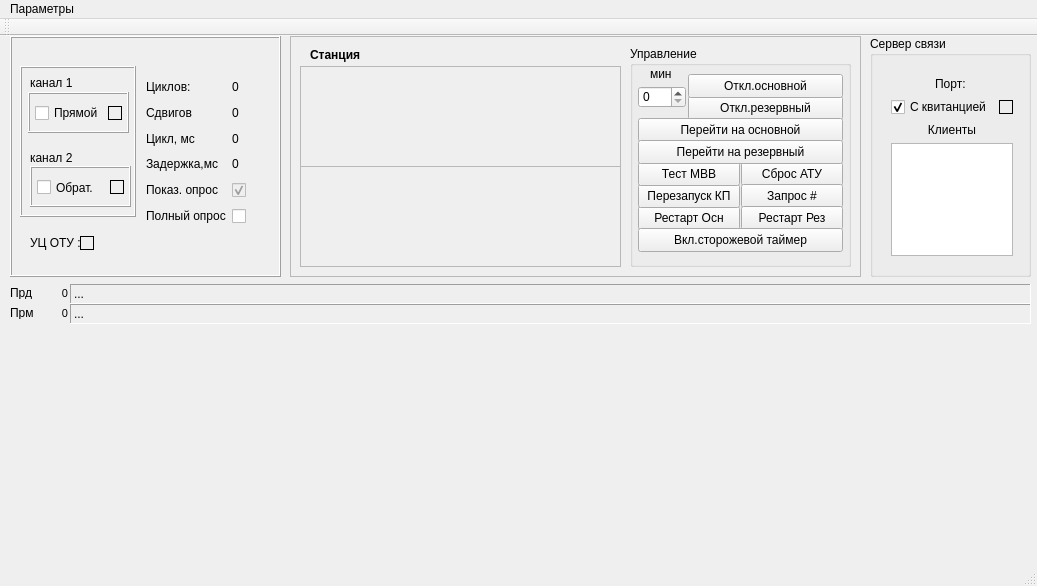
<?xml version="1.0" encoding="UTF-8"?>
<ui version="4.0">
 <class>MainWindow</class>
 <widget class="QMainWindow" name="MainWindow">
  <property name="geometry">
   <rect>
    <x>0</x>
    <y>0</y>
    <width>1037</width>
    <height>586</height>
   </rect>
  </property>
  <property name="sizePolicy">
   <sizepolicy hsizetype="Preferred" vsizetype="Preferred">
    <horstretch>0</horstretch>
    <verstretch>0</verstretch>
   </sizepolicy>
  </property>
  <property name="minimumSize">
   <size>
    <width>1037</width>
    <height>586</height>
   </size>
  </property>
  <property name="maximumSize">
   <size>
    <width>1037</width>
    <height>586</height>
   </size>
  </property>
  <property name="windowTitle">
   <string>ДЦ &quot;ЮГ&quot; на базе КП КРУГ. Станция связи</string>
  </property>
  <widget class="QWidget" name="centralWidget">
   <widget class="QFrame" name="frame">
    <property name="geometry">
     <rect>
      <x>10</x>
      <y>0</y>
      <width>271</width>
      <height>241</height>
     </rect>
    </property>
    <property name="frameShape">
     <enum>QFrame::Box</enum>
    </property>
    <property name="frameShadow">
     <enum>QFrame::Raised</enum>
    </property>
    <widget class="QFrame" name="frame_7">
     <property name="geometry">
      <rect>
       <x>10</x>
       <y>30</y>
       <width>116</width>
       <height>151</height>
      </rect>
     </property>
     <property name="frameShape">
      <enum>QFrame::Box</enum>
     </property>
     <property name="frameShadow">
      <enum>QFrame::Raised</enum>
     </property>
     <widget class="QLabel" name="label_4">
      <property name="geometry">
       <rect>
        <x>10</x>
        <y>84</y>
        <width>101</width>
        <height>16</height>
       </rect>
      </property>
      <property name="text">
       <string>канал 2</string>
      </property>
     </widget>
     <widget class="QLabel" name="label_3">
      <property name="geometry">
       <rect>
        <x>10</x>
        <y>9</y>
        <width>101</width>
        <height>16</height>
       </rect>
      </property>
      <property name="text">
       <string>канал 1</string>
      </property>
     </widget>
     <widget class="QFrame" name="frame_6">
      <property name="geometry">
       <rect>
        <x>10</x>
        <y>100</y>
        <width>101</width>
        <height>41</height>
       </rect>
      </property>
      <property name="frameShape">
       <enum>QFrame::Box</enum>
      </property>
      <property name="frameShadow">
       <enum>QFrame::Raised</enum>
      </property>
      <widget class="QLed" name="label_mainCOM4">
       <property name="geometry">
        <rect>
         <x>80</x>
         <y>14</y>
         <width>14</width>
         <height>14</height>
        </rect>
       </property>
       <property name="sizePolicy">
        <sizepolicy hsizetype="Fixed" vsizetype="Fixed">
         <horstretch>0</horstretch>
         <verstretch>0</verstretch>
        </sizepolicy>
       </property>
       <property name="frameShape">
        <enum>QFrame::Panel</enum>
       </property>
       <property name="text">
        <string/>
       </property>
      </widget>
      <widget class="QCheckBox" name="checkBox_Rsrv">
       <property name="geometry">
        <rect>
         <x>7</x>
         <y>13</y>
         <width>70</width>
         <height>17</height>
        </rect>
       </property>
       <property name="text">
        <string>Обрат.</string>
       </property>
      </widget>
     </widget>
     <widget class="QFrame" name="frame_5">
      <property name="geometry">
       <rect>
        <x>8</x>
        <y>26</y>
        <width>101</width>
        <height>41</height>
       </rect>
      </property>
      <property name="sizePolicy">
       <sizepolicy hsizetype="Fixed" vsizetype="Fixed">
        <horstretch>0</horstretch>
        <verstretch>0</verstretch>
       </sizepolicy>
      </property>
      <property name="frameShape">
       <enum>QFrame::Box</enum>
      </property>
      <property name="frameShadow">
       <enum>QFrame::Raised</enum>
      </property>
      <widget class="QLed" name="label_mainCOM3">
       <property name="geometry">
        <rect>
         <x>80</x>
         <y>14</y>
         <width>14</width>
         <height>14</height>
        </rect>
       </property>
       <property name="sizePolicy">
        <sizepolicy hsizetype="Fixed" vsizetype="Fixed">
         <horstretch>0</horstretch>
         <verstretch>0</verstretch>
        </sizepolicy>
       </property>
       <property name="frameShape">
        <enum>QFrame::Panel</enum>
       </property>
       <property name="text">
        <string/>
       </property>
      </widget>
      <widget class="QCheckBox" name="checkBox_Main">
       <property name="geometry">
        <rect>
         <x>7</x>
         <y>13</y>
         <width>70</width>
         <height>16</height>
        </rect>
       </property>
       <property name="text">
        <string>Прямой</string>
       </property>
      </widget>
     </widget>
    </widget>
    <widget class="QLabel" name="label_12">
     <property name="geometry">
      <rect>
       <x>20</x>
       <y>197</y>
       <width>51</width>
       <height>20</height>
      </rect>
     </property>
     <property name="text">
      <string>УЦ ОТУ :</string>
     </property>
    </widget>
    <widget class="QLed" name="label_OTU">
     <property name="geometry">
      <rect>
       <x>70</x>
       <y>200</y>
       <width>14</width>
       <height>14</height>
      </rect>
     </property>
     <property name="sizePolicy">
      <sizepolicy hsizetype="Fixed" vsizetype="Fixed">
       <horstretch>0</horstretch>
       <verstretch>0</verstretch>
      </sizepolicy>
     </property>
     <property name="frameShape">
      <enum>QFrame::Panel</enum>
     </property>
     <property name="text">
      <string/>
     </property>
    </widget>
    <widget class="QWidget" name="layoutWidget">
     <property name="geometry">
      <rect>
       <x>130</x>
       <y>30</y>
       <width>131</width>
       <height>171</height>
      </rect>
     </property>
     <layout class="QGridLayout" name="gridLayout_2">
      <property name="leftMargin">
       <number>6</number>
      </property>
      <item row="0" column="0">
       <widget class="QLabel" name="label">
        <property name="font">
         <font>
          <pointsize>9</pointsize>
         </font>
        </property>
        <property name="text">
         <string>Циклов:</string>
        </property>
       </widget>
      </item>
      <item row="0" column="1">
       <widget class="QLabel" name="label_cycles">
        <property name="font">
         <font>
          <pointsize>9</pointsize>
         </font>
        </property>
        <property name="text">
         <string>0</string>
        </property>
       </widget>
      </item>
      <item row="1" column="0">
       <widget class="QLabel" name="label_5">
        <property name="font">
         <font>
          <pointsize>9</pointsize>
         </font>
        </property>
        <property name="text">
         <string>Сдвигов</string>
        </property>
       </widget>
      </item>
      <item row="1" column="1">
       <widget class="QLabel" name="label_Drift">
        <property name="font">
         <font>
          <pointsize>9</pointsize>
         </font>
        </property>
        <property name="text">
         <string>0</string>
        </property>
       </widget>
      </item>
      <item row="2" column="0">
       <widget class="QLabel" name="label_7">
        <property name="font">
         <font>
          <pointsize>9</pointsize>
         </font>
        </property>
        <property name="text">
         <string>Цикл, мс</string>
        </property>
       </widget>
      </item>
      <item row="2" column="1">
       <widget class="QLabel" name="label_time">
        <property name="font">
         <font>
          <pointsize>9</pointsize>
         </font>
        </property>
        <property name="text">
         <string>0</string>
        </property>
       </widget>
      </item>
      <item row="3" column="0">
       <widget class="QLabel" name="label_9">
        <property name="font">
         <font>
          <pointsize>9</pointsize>
         </font>
        </property>
        <property name="text">
         <string>Задержка,мс</string>
        </property>
       </widget>
      </item>
      <item row="3" column="1">
       <widget class="QLabel" name="label_10">
        <property name="font">
         <font>
          <pointsize>9</pointsize>
         </font>
        </property>
        <property name="text">
         <string>0</string>
        </property>
       </widget>
      </item>
      <item row="4" column="0">
       <widget class="QLabel" name="label_11">
        <property name="font">
         <font>
          <pointsize>9</pointsize>
         </font>
        </property>
        <property name="text">
         <string>Показ. опрос</string>
        </property>
       </widget>
      </item>
      <item row="4" column="1">
       <widget class="QCheckBox" name="checkBox_3">
        <property name="enabled">
         <bool>false</bool>
        </property>
        <property name="sizePolicy">
         <sizepolicy hsizetype="Preferred" vsizetype="Preferred">
          <horstretch>0</horstretch>
          <verstretch>0</verstretch>
         </sizepolicy>
        </property>
        <property name="text">
         <string/>
        </property>
        <property name="checkable">
         <bool>true</bool>
        </property>
        <property name="checked">
         <bool>true</bool>
        </property>
       </widget>
      </item>
      <item row="5" column="0">
       <widget class="QLabel" name="label_13">
        <property name="font">
         <font>
          <pointsize>9</pointsize>
         </font>
        </property>
        <property name="text">
         <string>Полный опрос</string>
        </property>
       </widget>
      </item>
      <item row="5" column="1">
       <widget class="QCheckBox" name="checkBox_Full">
        <property name="enabled">
         <bool>true</bool>
        </property>
        <property name="sizePolicy">
         <sizepolicy hsizetype="Preferred" vsizetype="Preferred">
          <horstretch>0</horstretch>
          <verstretch>0</verstretch>
         </sizepolicy>
        </property>
        <property name="text">
         <string/>
        </property>
        <property name="checked">
         <bool>false</bool>
        </property>
       </widget>
      </item>
     </layout>
    </widget>
   </widget>
   <widget class="QLabel" name="label_Snd">
    <property name="geometry">
     <rect>
      <x>70</x>
      <y>248</y>
      <width>961</width>
      <height>20</height>
     </rect>
    </property>
    <property name="font">
     <font>
      <pointsize>9</pointsize>
     </font>
    </property>
    <property name="frameShape">
     <enum>QFrame::Panel</enum>
    </property>
    <property name="frameShadow">
     <enum>QFrame::Sunken</enum>
    </property>
    <property name="lineWidth">
     <number>1</number>
    </property>
    <property name="text">
     <string>...</string>
    </property>
   </widget>
   <widget class="QLabel" name="label_RCV">
    <property name="geometry">
     <rect>
      <x>70</x>
      <y>268</y>
      <width>961</width>
      <height>20</height>
     </rect>
    </property>
    <property name="font">
     <font>
      <pointsize>9</pointsize>
     </font>
    </property>
    <property name="frameShape">
     <enum>QFrame::Panel</enum>
    </property>
    <property name="frameShadow">
     <enum>QFrame::Sunken</enum>
    </property>
    <property name="lineWidth">
     <number>1</number>
    </property>
    <property name="text">
     <string>...</string>
    </property>
   </widget>
   <widget class="QLabel" name="label_48">
    <property name="geometry">
     <rect>
      <x>10</x>
      <y>250</y>
      <width>26</width>
      <height>13</height>
     </rect>
    </property>
    <property name="font">
     <font>
      <pointsize>9</pointsize>
     </font>
    </property>
    <property name="text">
     <string>Прд</string>
    </property>
   </widget>
   <widget class="QLabel" name="label_49">
    <property name="geometry">
     <rect>
      <x>10</x>
      <y>270</y>
      <width>26</width>
      <height>13</height>
     </rect>
    </property>
    <property name="font">
     <font>
      <pointsize>9</pointsize>
     </font>
    </property>
    <property name="text">
     <string>Прм</string>
    </property>
   </widget>
   <widget class="QLabel" name="label_cntsnd">
    <property name="geometry">
     <rect>
      <x>44</x>
      <y>251</y>
      <width>24</width>
      <height>13</height>
     </rect>
    </property>
    <property name="font">
     <font>
      <pointsize>8</pointsize>
     </font>
    </property>
    <property name="text">
     <string>0</string>
    </property>
    <property name="alignment">
     <set>Qt::AlignRight|Qt::AlignTrailing|Qt::AlignVCenter</set>
    </property>
   </widget>
   <widget class="QLabel" name="label_cntrcv">
    <property name="geometry">
     <rect>
      <x>44</x>
      <y>271</y>
      <width>24</width>
      <height>13</height>
     </rect>
    </property>
    <property name="font">
     <font>
      <pointsize>8</pointsize>
     </font>
    </property>
    <property name="text">
     <string>0</string>
    </property>
    <property name="alignment">
     <set>Qt::AlignRight|Qt::AlignTrailing|Qt::AlignVCenter</set>
    </property>
   </widget>
   <widget class="QWidget" name="layoutWidget_1">
    <property name="geometry">
     <rect>
      <x>10</x>
      <y>300</y>
      <width>1021</width>
      <height>221</height>
     </rect>
    </property>
    <layout class="QGridLayout" name="gridLayout_kp">
     <property name="leftMargin">
      <number>0</number>
     </property>
     <property name="topMargin">
      <number>0</number>
     </property>
     <property name="rightMargin">
      <number>0</number>
     </property>
     <property name="bottomMargin">
      <number>0</number>
     </property>
     <property name="horizontalSpacing">
      <number>3</number>
     </property>
     <property name="verticalSpacing">
      <number>4</number>
     </property>
    </layout>
   </widget>
   <widget class="QFrame" name="frame_8">
    <property name="geometry">
     <rect>
      <x>290</x>
      <y>0</y>
      <width>571</width>
      <height>241</height>
     </rect>
    </property>
    <property name="frameShape">
     <enum>QFrame::StyledPanel</enum>
    </property>
    <property name="frameShadow">
     <enum>QFrame::Raised</enum>
    </property>
    <widget class="FrameBM" name="frame_mainBM">
     <property name="geometry">
      <rect>
       <x>10</x>
       <y>30</y>
       <width>321</width>
       <height>101</height>
      </rect>
     </property>
     <property name="frameShape">
      <enum>QFrame::StyledPanel</enum>
     </property>
     <property name="frameShadow">
      <enum>QFrame::Raised</enum>
     </property>
    </widget>
    <widget class="FrameBM" name="frame_rsrvBM">
     <property name="geometry">
      <rect>
       <x>10</x>
       <y>130</y>
       <width>321</width>
       <height>101</height>
      </rect>
     </property>
     <property name="frameShape">
      <enum>QFrame::StyledPanel</enum>
     </property>
     <property name="frameShadow">
      <enum>QFrame::Raised</enum>
     </property>
    </widget>
    <widget class="QLabel" name="label_stName">
     <property name="geometry">
      <rect>
       <x>20</x>
       <y>10</y>
       <width>301</width>
       <height>17</height>
      </rect>
     </property>
     <property name="font">
      <font>
       <weight>75</weight>
       <bold>true</bold>
      </font>
     </property>
     <property name="text">
      <string>Станция</string>
     </property>
    </widget>
    <widget class="QGroupBox" name="groupBox">
     <property name="geometry">
      <rect>
       <x>340</x>
       <y>10</y>
       <width>221</width>
       <height>221</height>
      </rect>
     </property>
     <property name="title">
      <string>Управление</string>
     </property>
     <widget class="QSpinBox" name="spinBox">
      <property name="geometry">
       <rect>
        <x>8</x>
        <y>40</y>
        <width>48</width>
        <height>22</height>
       </rect>
      </property>
     </widget>
     <widget class="QPushButton" name="pushButtonResetMain">
      <property name="geometry">
       <rect>
        <x>8</x>
        <y>160</y>
        <width>102</width>
        <height>24</height>
       </rect>
      </property>
      <property name="text">
       <string>Рестарт Осн</string>
      </property>
     </widget>
     <widget class="QPushButton" name="pushButtonReset">
      <property name="geometry">
       <rect>
        <x>8</x>
        <y>138</y>
        <width>102</width>
        <height>24</height>
       </rect>
      </property>
      <property name="text">
       <string>Перезапуск КП</string>
      </property>
     </widget>
     <widget class="QPushButton" name="pushButtonTest">
      <property name="geometry">
       <rect>
        <x>8</x>
        <y>116</y>
        <width>102</width>
        <height>24</height>
       </rect>
      </property>
      <property name="text">
       <string>Тест МВВ</string>
      </property>
     </widget>
     <widget class="QPushButton" name="pushButtonATU">
      <property name="geometry">
       <rect>
        <x>111</x>
        <y>116</y>
        <width>102</width>
        <height>24</height>
       </rect>
      </property>
      <property name="text">
       <string>Сброс АТУ</string>
      </property>
     </widget>
     <widget class="QPushButton" name="pushButtonRsrvOff">
      <property name="geometry">
       <rect>
        <x>58</x>
        <y>50</y>
        <width>155</width>
        <height>24</height>
       </rect>
      </property>
      <property name="text">
       <string>Откл.резервный</string>
      </property>
     </widget>
     <widget class="QPushButton" name="pushButtonGetReconnect">
      <property name="geometry">
       <rect>
        <x>111</x>
        <y>138</y>
        <width>102</width>
        <height>24</height>
       </rect>
      </property>
      <property name="text">
       <string>Запрос #</string>
      </property>
     </widget>
     <widget class="QPushButton" name="pushButtonToMain">
      <property name="geometry">
       <rect>
        <x>8</x>
        <y>72</y>
        <width>205</width>
        <height>24</height>
       </rect>
      </property>
      <property name="text">
       <string>Перейти на основной</string>
      </property>
     </widget>
     <widget class="QPushButton" name="pushButtonMainOff">
      <property name="geometry">
       <rect>
        <x>58</x>
        <y>28</y>
        <width>155</width>
        <height>24</height>
       </rect>
      </property>
      <property name="text">
       <string>Откл.основной</string>
      </property>
     </widget>
     <widget class="QLabel" name="label_45">
      <property name="geometry">
       <rect>
        <x>20</x>
        <y>20</y>
        <width>31</width>
        <height>16</height>
       </rect>
      </property>
      <property name="text">
       <string>мин</string>
      </property>
     </widget>
     <widget class="QPushButton" name="pushButtonResetRsrv">
      <property name="geometry">
       <rect>
        <x>111</x>
        <y>160</y>
        <width>102</width>
        <height>24</height>
       </rect>
      </property>
      <property name="text">
       <string>Рестарт Рез</string>
      </property>
     </widget>
     <widget class="QPushButton" name="pushButtonToRsrv">
      <property name="geometry">
       <rect>
        <x>8</x>
        <y>94</y>
        <width>205</width>
        <height>24</height>
       </rect>
      </property>
      <property name="text">
       <string>Перейти на резервный</string>
      </property>
     </widget>
     <widget class="QPushButton" name="pushButtonWatchdog">
      <property name="geometry">
       <rect>
        <x>8</x>
        <y>182</y>
        <width>205</width>
        <height>24</height>
       </rect>
      </property>
      <property name="text">
       <string>Вкл.сторожевой таймер</string>
      </property>
     </widget>
    </widget>
   </widget>
   <widget class="QGroupBox" name="groupBox_2">
    <property name="geometry">
     <rect>
      <x>870</x>
      <y>0</y>
      <width>161</width>
      <height>241</height>
     </rect>
    </property>
    <property name="title">
     <string>Сервер связи</string>
    </property>
    <widget class="QWidget" name="layoutWidget_2">
     <property name="geometry">
      <rect>
       <x>10</x>
       <y>30</y>
       <width>144</width>
       <height>201</height>
      </rect>
     </property>
     <layout class="QVBoxLayout" name="verticalLayout">
      <item>
       <widget class="QLabel" name="label_port">
        <property name="text">
         <string>Порт: </string>
        </property>
        <property name="alignment">
         <set>Qt::AlignCenter</set>
        </property>
       </widget>
      </item>
      <item>
       <layout class="QHBoxLayout" name="horizontalLayout">
        <item>
         <widget class="QCheckBox" name="checkBox_ack">
          <property name="text">
           <string>С квитанцией</string>
          </property>
          <property name="checked">
           <bool>true</bool>
          </property>
         </widget>
        </item>
        <item>
         <widget class="QLed" name="label_ack">
          <property name="sizePolicy">
           <sizepolicy hsizetype="Minimum" vsizetype="Minimum">
            <horstretch>0</horstretch>
            <verstretch>0</verstretch>
           </sizepolicy>
          </property>
          <property name="minimumSize">
           <size>
            <width>14</width>
            <height>14</height>
           </size>
          </property>
          <property name="maximumSize">
           <size>
            <width>14</width>
            <height>14</height>
           </size>
          </property>
          <property name="frameShape">
           <enum>QFrame::Panel</enum>
          </property>
          <property name="text">
           <string/>
          </property>
         </widget>
        </item>
       </layout>
      </item>
      <item>
       <widget class="QLabel" name="label_8">
        <property name="text">
         <string>Клиенты</string>
        </property>
        <property name="alignment">
         <set>Qt::AlignCenter</set>
        </property>
       </widget>
      </item>
      <item>
       <widget class="QTableWidget" name="tableWidget">
        <property name="font">
         <font>
          <pointsize>8</pointsize>
         </font>
        </property>
       </widget>
      </item>
     </layout>
    </widget>
   </widget>
  </widget>
  <widget class="QMenuBar" name="menuBar">
   <property name="geometry">
    <rect>
     <x>0</x>
     <y>0</y>
     <width>1037</width>
     <height>20</height>
    </rect>
   </property>
   <widget class="QMenu" name="menu">
    <property name="title">
     <string>Параметры</string>
    </property>
    <addaction name="action_KP"/>
    <addaction name="action"/>
   </widget>
   <addaction name="menu"/>
  </widget>
  <widget class="QToolBar" name="mainToolBar">
   <attribute name="toolBarArea">
    <enum>TopToolBarArea</enum>
   </attribute>
   <attribute name="toolBarBreak">
    <bool>false</bool>
   </attribute>
  </widget>
  <widget class="QStatusBar" name="statusBar"/>
  <action name="action">
   <property name="text">
    <string>Настройка модемов</string>
   </property>
  </action>
  <action name="action_KP">
   <property name="text">
    <string>Состояние КП</string>
   </property>
  </action>
 </widget>
 <layoutdefault spacing="6" margin="11"/>
 <customwidgets>
  <customwidget>
   <class>QLed</class>
   <extends>QLabel</extends>
   <header>qled.h</header>
  </customwidget>
  <customwidget>
   <class>FrameBM</class>
   <extends>QFrame</extends>
   <header location="global">framebm.h</header>
   <container>1</container>
  </customwidget>
 </customwidgets>
 <resources/>
 <connections/>
</ui>
